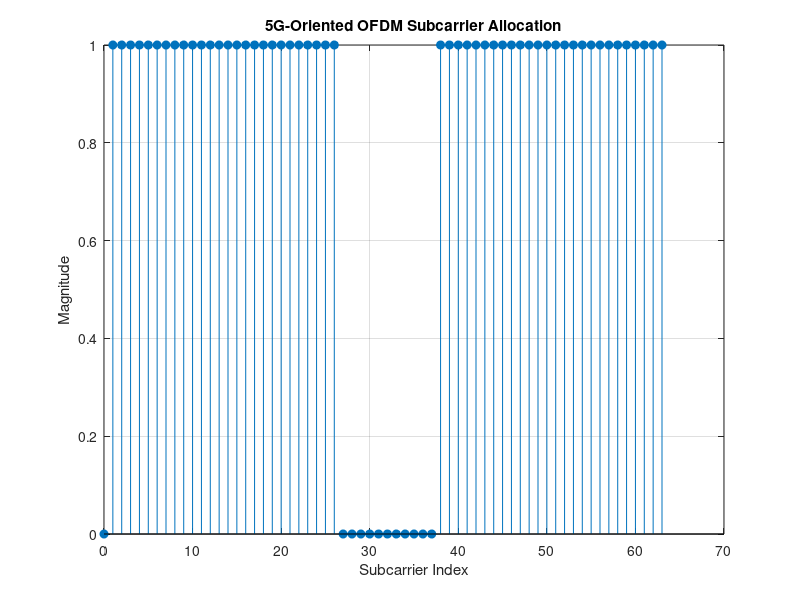
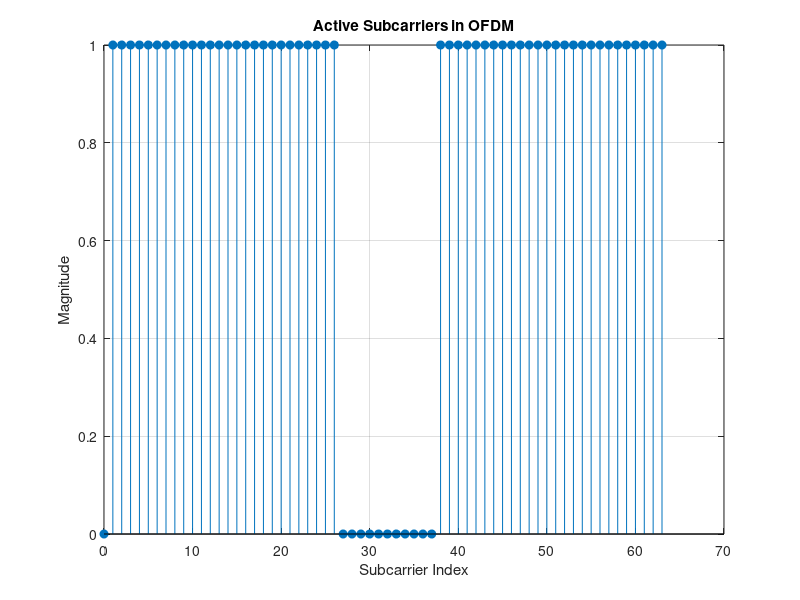
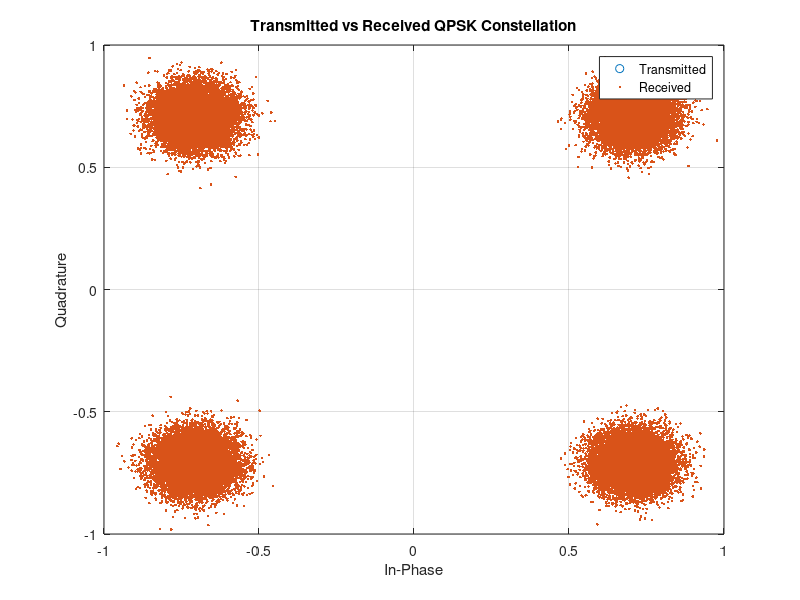

The MATLAB script that drew these images, in order:
%% STEP 19.1 - 5G-ORIENTED SUBCARRIER ALLOCATION

clc;
clear;
close all;

fprintf('\n');
fprintf('============================================\n');
fprintf('   STEP 19.1: 5G-ORIENTED SUBCARRIER ALLOCATION\n');
fprintf('============================================\n');

%% System Parameters

Nfft = 64;

M = 4;

bitsPerSymbol = log2(M);

%% Define Active Subcarriers

% DC subcarrier is kept unused

activeSubcarriers = [-26:-1 1:26];

activeIndices = mod(activeSubcarriers,Nfft) + 1;

numActiveSubcarriers = length(activeSubcarriers);

fprintf('\nFFT Size                  : %d\n',Nfft);
fprintf('Modulation                : QPSK\n');
fprintf('Total Subcarriers         : %d\n',Nfft);
fprintf('Active Subcarriers        : %d\n',numActiveSubcarriers);
fprintf('DC Subcarrier             : Unused\n');

%% Generate QPSK Symbols

numOFDMSymbols = 10;

numQPSKSymbols = ...
    numActiveSubcarriers * numOFDMSymbols;

numBits = ...
    numQPSKSymbols * bitsPerSymbol;

rng(600);

txBits = randi([0 1],numBits,1);

txSymbolIndices = ...
    bi2de( ...
    reshape(txBits,bitsPerSymbol,[]).', ...
    'left-msb');

txQPSK = ...
    pskmod(txSymbolIndices,M,pi/4);

%% Arrange Active Data

txActiveData = ...
    reshape( ...
    txQPSK, ...
    numActiveSubcarriers, ...
    numOFDMSymbols);

%% Create OFDM Frequency-Domain Grid

ofdmGrid = zeros(Nfft,numOFDMSymbols);

ofdmGrid(activeIndices,:) = txActiveData;

%% Display Information

fprintf('\n===== SUBCARRIER ALLOCATION =====\n');

fprintf('Data-bearing subcarriers    : %d\n', ...
    numActiveSubcarriers);

fprintf('Unused subcarriers           : %d\n', ...
    Nfft-numActiveSubcarriers);

fprintf('OFDM symbols                 : %d\n', ...
    numOFDMSymbols);

%% Plot Subcarrier Allocation

figure;

stem( ...
    0:Nfft-1, ...
    abs(ofdmGrid(:,1)), ...
    'filled');

grid on;

xlabel('Subcarrier Index');

ylabel('Magnitude');

title('5G-Oriented OFDM Subcarrier Allocation');

fprintf('\nSubcarrier allocation graph generated successfully.\n');
%% STEP 19.2 - ACTIVE SUBCARRIER OFDM TRANSMISSION & RECEPTION

clc;
clear;
close all;

fprintf('\n');
fprintf('============================================\n');
fprintf(' STEP 19.2: ACTIVE-SUBCARRIER OFDM SYSTEM\n');
fprintf('============================================\n');

%% System Parameters

Nfft = 64;
cpLength = 16;

M = 4;
bitsPerSymbol = log2(M);

numOFDMSymbols = 1000;

snrTest = 20;

%% Active Subcarriers

activeSubcarriers = [-26:-1 1:26];

activeIndices = mod(activeSubcarriers,Nfft) + 1;

numActiveSubcarriers = length(activeIndices);

%% Data Generation

numQPSKSymbols = ...
    numActiveSubcarriers * numOFDMSymbols;

numBits = ...
    numQPSKSymbols * bitsPerSymbol;

rng(700);

txBits = randi([0 1],numBits,1);

txSymbolIndices = ...
    bi2de( ...
    reshape(txBits,bitsPerSymbol,[]).', ...
    'left-msb');

txQPSK = ...
    pskmod(txSymbolIndices,M,pi/4);

%% Frequency-Domain OFDM Grid

txGrid = zeros(Nfft,numOFDMSymbols);

txGrid(activeIndices,:) = ...
    reshape( ...
    txQPSK, ...
    numActiveSubcarriers, ...
    numOFDMSymbols);

%% IFFT

txIFFT = ...
    ifft(txGrid,Nfft,1);

%% Add Cyclic Prefix

txWithCP = [
    txIFFT(end-cpLength+1:end,:);
    txIFFT
];

%% Serialize

txFrame = txWithCP(:);

%% AWGN Channel

rxFrame = ...
    awgn( ...
    txFrame, ...
    snrTest, ...
    'measured');

%% Receiver Reshaping

rxMatrix = ...
    reshape( ...
    rxFrame, ...
    Nfft+cpLength, ...
    numOFDMSymbols);

%% Remove Cyclic Prefix

rxNoCP = ...
    rxMatrix(cpLength+1:end,:);

%% FFT

rxFFT = ...
    fft(rxNoCP,Nfft,1);

%% Extract Active Subcarriers

rxActiveData = ...
    rxFFT(activeIndices,:);

rxQPSK = rxActiveData(:);

%% QPSK Demodulation

rxSymbolIndices = ...
    pskdemod( ...
    rxQPSK, ...
    M, ...
    pi/4);

rxBitsMatrix = ...
    de2bi( ...
    rxSymbolIndices, ...
    bitsPerSymbol, ...
    'left-msb');

rxBits = ...
    reshape( ...
    rxBitsMatrix.', ...
    [],1);

%% BER

bitErrors = ...
    sum(txBits ~= rxBits);

BER = ...
    bitErrors / numBits;

%% Results

fprintf('\n===== SYSTEM CONFIGURATION =====\n');

fprintf('FFT Size                  : %d\n',Nfft);

fprintf('Cyclic Prefix             : %d samples\n',cpLength);

fprintf('Total Subcarriers         : %d\n',Nfft);

fprintf('Active Subcarriers        : %d\n', ...
    numActiveSubcarriers);

fprintf('Unused Subcarriers        : %d\n', ...
    Nfft-numActiveSubcarriers);

fprintf('Modulation                : QPSK\n');

fprintf('OFDM Symbols              : %d\n', ...
    numOFDMSymbols);

fprintf('Test SNR                  : %d dB\n', ...
    snrTest);

fprintf('\n===== BER RESULT =====\n');

fprintf('Bit Errors                : %d\n', ...
    bitErrors);

fprintf('Total Bits               : %d\n', ...
    numBits);

fprintf('BER                       : %.8f\n', ...
    BER);

%% Frequency-Domain Subcarrier Plot

figure;

stem( ...
    0:Nfft-1, ...
    abs(txGrid(:,1)), ...
    'filled');

grid on;

xlabel('Subcarrier Index');

ylabel('Magnitude');

title('Active Subcarriers in OFDM');

fprintf('\nActive-subcarrier OFDM graph generated successfully.\n');

%% Transmitted vs Received Constellation

figure;

plot( ...
    real(txQPSK), ...
    imag(txQPSK), ...
    'o');

hold on;

plot( ...
    real(rxQPSK), ...
    imag(rxQPSK), ...
    '.');

grid on;

xlabel('In-Phase');

ylabel('Quadrature');

title('Transmitted vs Received QPSK Constellation');

legend( ...
    'Transmitted', ...
    'Received');

fprintf('Constellation graph generated successfully.\n');
